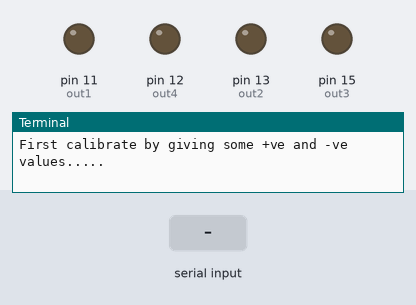
The program below on a simulated Raspberry Pi (header pin numbers). Shown: output pins drawn as LEDs (lit = HIGH), the last lines printed to the terminal. The inputs (shaded band) are chosen by the test bench.

Above: at 1.2 s.
1.3 s: "7" typed at the terminal, then Enter
At 1.7 s:
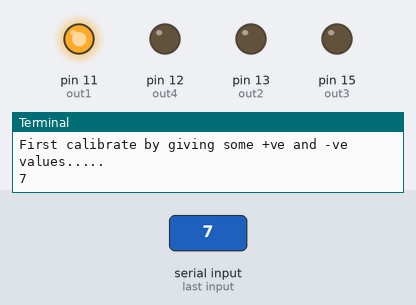
7.3 s: "1" typed at the terminal, then Enter
At 9.3 s:
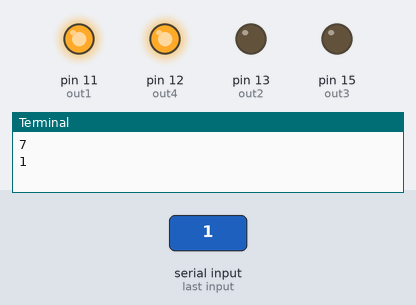
10.3 s: "2" typed at the terminal, then Enter
At 11.6 s:
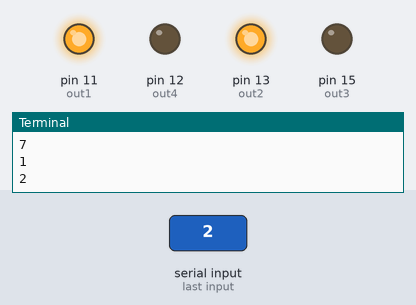
13.3 s: "3" typed at the terminal, then Enter
At 14.1 s:
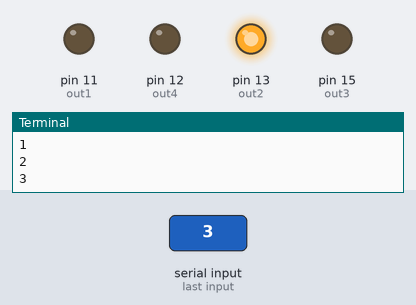
Timing chart, 0 to 17.3 s (numbered marks = the images above; inputs shaded):
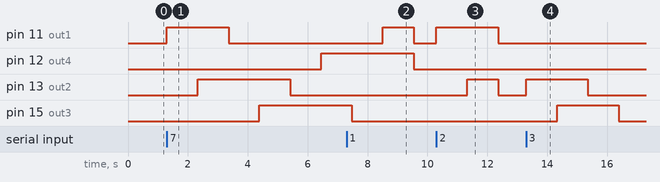

The program:

kk_motor.py
```python
import RPi.GPIO as GPIO
import time

out1 = 11
out2 = 13
out3 = 15
out4 = 12

i = 0
positive = 0
negative = 0
y = 0

GPIO.setmode(GPIO.BOARD)
GPIO.setup(out1, GPIO.OUT)
GPIO.setup(out2, GPIO.OUT)
GPIO.setup(out3, GPIO.OUT)
GPIO.setup(out4, GPIO.OUT)

print("First calibrate by giving some +ve and -ve values.....")

try:
    while (1):
        GPIO.output(out1, GPIO.LOW)
        GPIO.output(out2, GPIO.LOW)
        GPIO.output(out3, GPIO.LOW)
        GPIO.output(out4, GPIO.LOW)
        x = input()
        x = int(x)
        if x > 0 and x <= 400:
            for y in range(x, 0, -1):
                if negative == 1:
                    if i == 7:
                        i = 0
                    else:
                        i = i + 1
                    y = y + 2
                    negative = 0
                positive = 1
                # print((x+1)-y)
                if i == 0:
                    GPIO.output(out1, GPIO.HIGH)
                    GPIO.output(out2, GPIO.LOW)
                    GPIO.output(out3, GPIO.LOW)
                    GPIO.output(out4, GPIO.LOW)
                    time.sleep(0.03)
                    time.sleep(1)
                elif i == 1:
                    GPIO.output(out1, GPIO.HIGH)
                    GPIO.output(out2, GPIO.HIGH)
                    GPIO.output(out3, GPIO.LOW)
                    GPIO.output(out4, GPIO.LOW)
                    time.sleep(0.03)
                    time.sleep(1)
                elif i == 2:
                    GPIO.output(out1, GPIO.LOW)
                    GPIO.output(out2, GPIO.HIGH)
                    GPIO.output(out3, GPIO.LOW)
                    GPIO.output(out4, GPIO.LOW)
                    time.sleep(0.03)
                    time.sleep(1)
                elif i == 3:
                    GPIO.output(out1, GPIO.LOW)
                    GPIO.output(out2, GPIO.HIGH)
                    GPIO.output(out3, GPIO.HIGH)
                    GPIO.output(out4, GPIO.LOW)
                    time.sleep(0.03)
                    time.sleep(1)
                elif i == 4:
                    GPIO.output(out1, GPIO.LOW)
                    GPIO.output(out2, GPIO.LOW)
                    GPIO.output(out3, GPIO.HIGH)
                    GPIO.output(out4, GPIO.LOW)
                    time.sleep(0.03)
                    time.sleep(1)
                elif i == 5:
                    GPIO.output(out1, GPIO.LOW)
                    GPIO.output(out2, GPIO.LOW)
                    GPIO.output(out3, GPIO.HIGH)
                    GPIO.output(out4, GPIO.HIGH)
                    time.sleep(0.03)
                    time.sleep(1)
                elif i == 6:
                    GPIO.output(out1, GPIO.LOW)
                    GPIO.output(out2, GPIO.LOW)
                    GPIO.output(out3, GPIO.LOW)
                    GPIO.output(out4, GPIO.HIGH)
                    time.sleep(0.03)
                    time.sleep(1)
                elif i == 7:
                    GPIO.output(out1, GPIO.HIGH)
                    GPIO.output(out2, GPIO.LOW)
                    GPIO.output(out3, GPIO.LOW)
                    GPIO.output(out4, GPIO.HIGH)
                    time.sleep(0.03)
                    time.sleep(1)
                if i == 7:
                    i = 0
                    continue
                i = i + 1


        elif x < 0 and x >= -400:
            x = x * -1
            for y in range(x, 0, -1):
                if positive == 1:
                    if i == 0:
                        i = 7
                    else:
                        i = i - 1
                    y = y + 3
                    positive = 0
                negative = 1
                # print((x+1)-y)
                if i == 0:
                    GPIO.output(out1, GPIO.HIGH)
                    GPIO.output(out2, GPIO.LOW)
                    GPIO.output(out3, GPIO.LOW)
                    GPIO.output(out4, GPIO.LOW)
                    time.sleep(0.03)
                    # time.sleep(1)
                elif i == 1:
                    GPIO.output(out1, GPIO.HIGH)
                    GPIO.output(out2, GPIO.HIGH)
                    GPIO.output(out3, GPIO.LOW)
                    GPIO.output(out4, GPIO.LOW)
                    time.sleep(0.03)
                    # time.sleep(1)
                elif i == 2:
                    GPIO.output(out1, GPIO.LOW)
                    GPIO.output(out2, GPIO.HIGH)
                    GPIO.output(out3, GPIO.LOW)
                    GPIO.output(out4, GPIO.LOW)
                    time.sleep(0.03)
                    # time.sleep(1)
                elif i == 3:
                    GPIO.output(out1, GPIO.LOW)
                    GPIO.output(out2, GPIO.HIGH)
                    GPIO.output(out3, GPIO.HIGH)
                    GPIO.output(out4, GPIO.LOW)
                    time.sleep(0.03)
                    # time.sleep(1)
                elif i == 4:
                    GPIO.output(out1, GPIO.LOW)
                    GPIO.output(out2, GPIO.LOW)
                    GPIO.output(out3, GPIO.HIGH)
                    GPIO.output(out4, GPIO.LOW)
                    time.sleep(0.03)
                    # time.sleep(1)
                elif i == 5:
                    GPIO.output(out1, GPIO.LOW)
                    GPIO.output(out2, GPIO.LOW)
                    GPIO.output(out3, GPIO.HIGH)
                    GPIO.output(out4, GPIO.HIGH)
                    time.sleep(0.03)
                    # time.sleep(1)
                elif i == 6:
                    GPIO.output(out1, GPIO.LOW)
                    GPIO.output(out2, GPIO.LOW)
                    GPIO.output(out3, GPIO.LOW)
                    GPIO.output(out4, GPIO.HIGH)
                    time.sleep(0.03)
                    # time.sleep(1)
                elif i == 7:
                    GPIO.output(out1, GPIO.HIGH)
                    GPIO.output(out2, GPIO.LOW)
                    GPIO.output(out3, GPIO.LOW)
                    GPIO.output(out4, GPIO.HIGH)
                    time.sleep(0.03)
                    # time.sleep(1)
                if i == 0:
                    i = 7
                    continue
                i = i - 1
except KeyboardInterrupt:
    GPIO.cleanup()
```

Measured:
- after the input at 1.3 s, pin 11 (out1): LOW → HIGH at once, → LOW 2.1 s later; pin 12 (out4): LOW → HIGH after 5.2 s; pin 13 (out2): LOW → HIGH after 1.0 s, → LOW 3.1 s later; pin 15 (out3): LOW → HIGH after 3.1 s
- after the input at 7.3 s, pin 11 (out1): LOW → HIGH after 1.2 s, → LOW 1.0 s later; pin 12 (out4): HIGH → LOW after 2.2 s instead of 1.2 s
- after the input at 10.3 s, pin 11 (out1): LOW → HIGH at once, → LOW 2.1 s later; pin 13 (out2): LOW → HIGH after 1.0 s, → LOW 1.0 s later
- after the input at 13.3 s, pin 13 (out2): LOW → HIGH at once, → LOW 2.1 s later; pin 15 (out3): LOW → HIGH after 1.0 s, → LOW 2.1 s later
